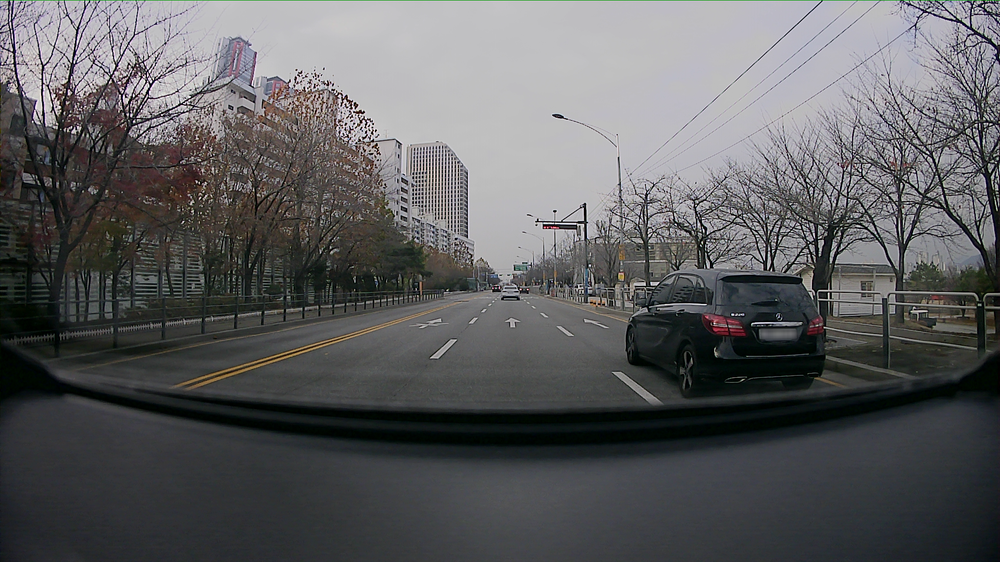
#> input picture safe_turn/code/train/car_pedestrian/test.png, 1000 x 562 px, shrunk from 1920 x 1080 before the run, found by its file name
$ jupyter execute test.ipynb
#> lines starting #> are read from the running program, lines starting #| are printed output that depends on the picture; after the words box and inside, x2 and y2 are one past the last pixel; in counts of white or black regions, pixels touching at a corner belong together
[cell 1]
import numpy as np
import cv2 as cv2
import matplotlib as mpl
import matplotlib.pyplot as plt
from tqdm import tqdm
import math

[cell 2]
mpl.rc('axes', labelsize=14)
mpl.rc('xtick', labelsize=12)
mpl.rc('ytick', labelsize=12)

[cell 3]
def fixColor(img):
    return (cv2.cvtColor(img, cv2.COLOR_BGR2RGB))

[cell 4]
img = cv2.imread("test.png")
#> img is the input picture: shape (562, 1000, 3); mean B, G, R 95.1, 93.6, 93.4
gray = cv2.cvtColor(img, cv2.COLOR_BGR2GRAY)
blurred = cv2.GaussianBlur(gray, (5, 5), 0)
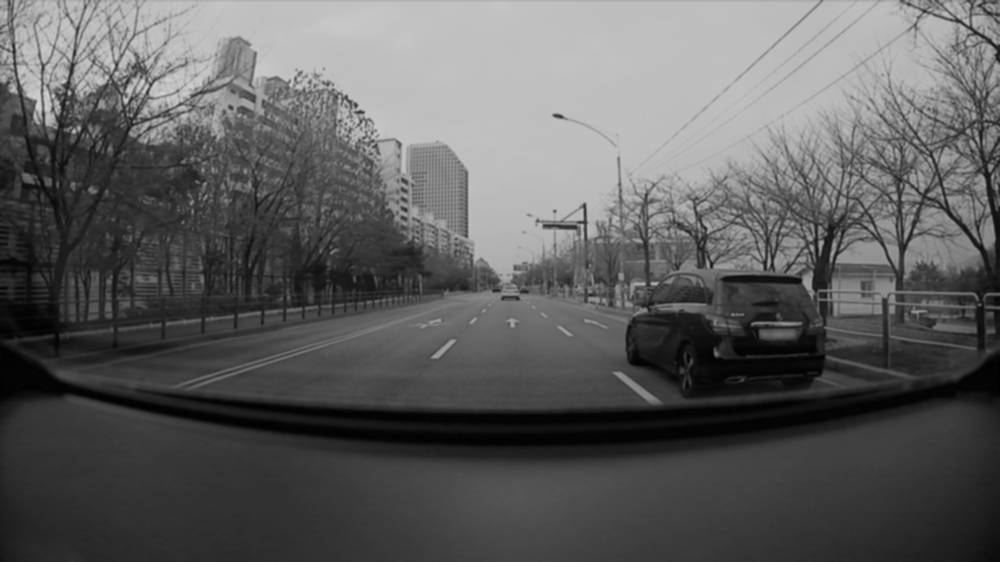
#> blurred: shape (562, 1000); min 0, max 211, mean 93.7
plt.imshow(fixColor(blurred))

[cell 5]
canny = cv2.Canny(blurred, 30, 300)
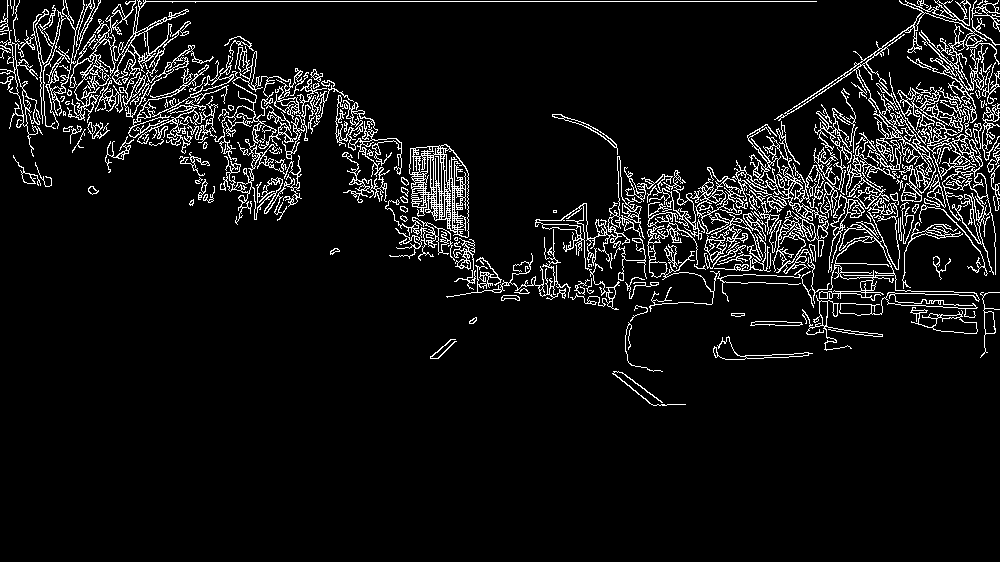
#> canny: shape (562, 1000); 7.2% white in thin lines or dots, all inside (x1, y1, x2, y2) = (0, 0, 1000, 406)
plt.imshow(fixColor(canny))

[cell 6]
hough = cv2.HoughLinesP(canny, 1, math.pi / 180, threshold = 80, lines = None, minLineLength = 20, maxLineGap = 20)
#> hough = 504 rows, first 6: [899, 1, 998, 1], [126, 1, 816, 1], [611, 213, 872, 278], [2, 83, 311, 132], [339, 145, 468, 182], [4, 14, 226, 86]
edges = fixColor(canny)

if hough is not None:
    for i in range(0, len(hough)):
        l = hough[i][0]
        cv2.line(edges, (l[0], l[1]), (l[2], l[3]), (255, 0, 255), 3, cv2.LINE_AA)
#> this loop made 504 passes
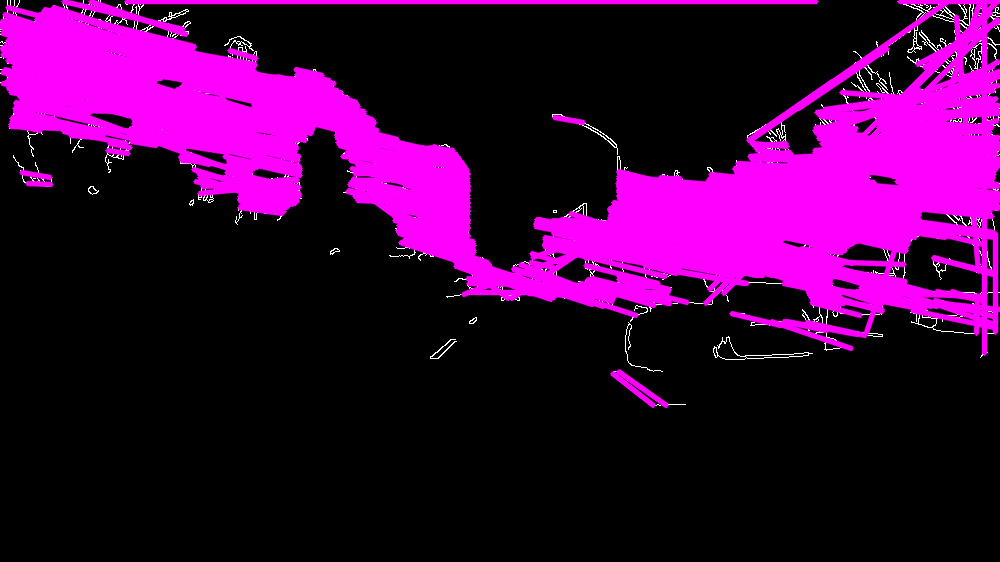
#> edges: shape (562, 1000, 3); mean R, G, B 61.2, 1.9, 61.2

plt.imshow(edges)

[cell 7]
(contours, _) = cv2.findContours(canny.copy(), cv2.RETR_EXTERNAL, cv2.CHAIN_APPROX_SIMPLE)
#> contours = 141 contours, 62 with area under 20; largest, box (x1, y1, x2, y2) and area: (819, 198, 980, 318) 3986, (409, 144, 469, 238) 3937, (187, 46, 309, 225) 3596, (774, 0, 1000, 202) 3596, (889, 72, 996, 275) 3558

result_img = img.copy()
cv2.drawContours(result_img, contours, -1, (255, 0, 0), 2)
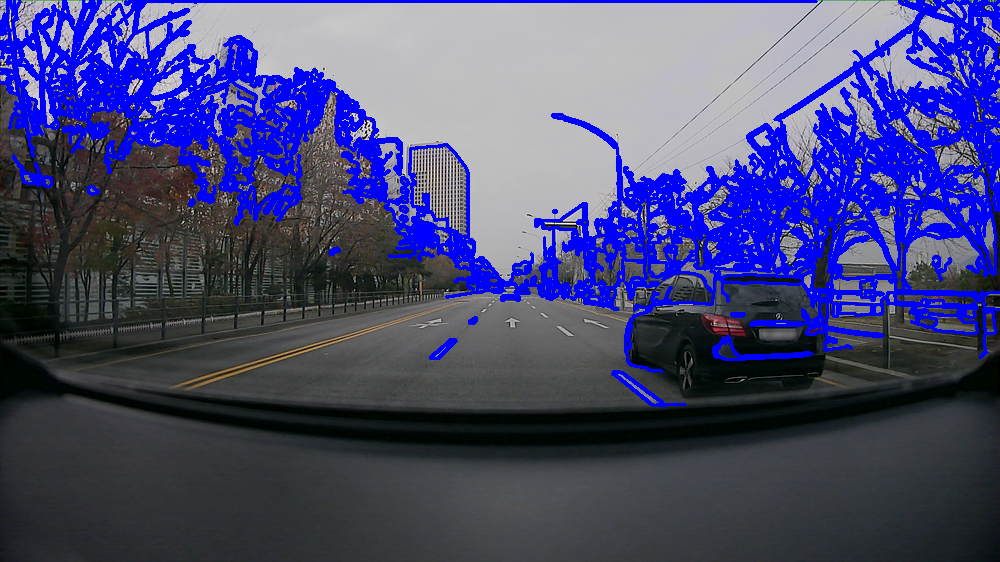
#> result_img: shape (562, 1000, 3); 17.6% of pixels changed, all inside (x1, y1, x2, y2) = (0, 0, 1000, 407)
plt.imshow(fixColor(result_img))
